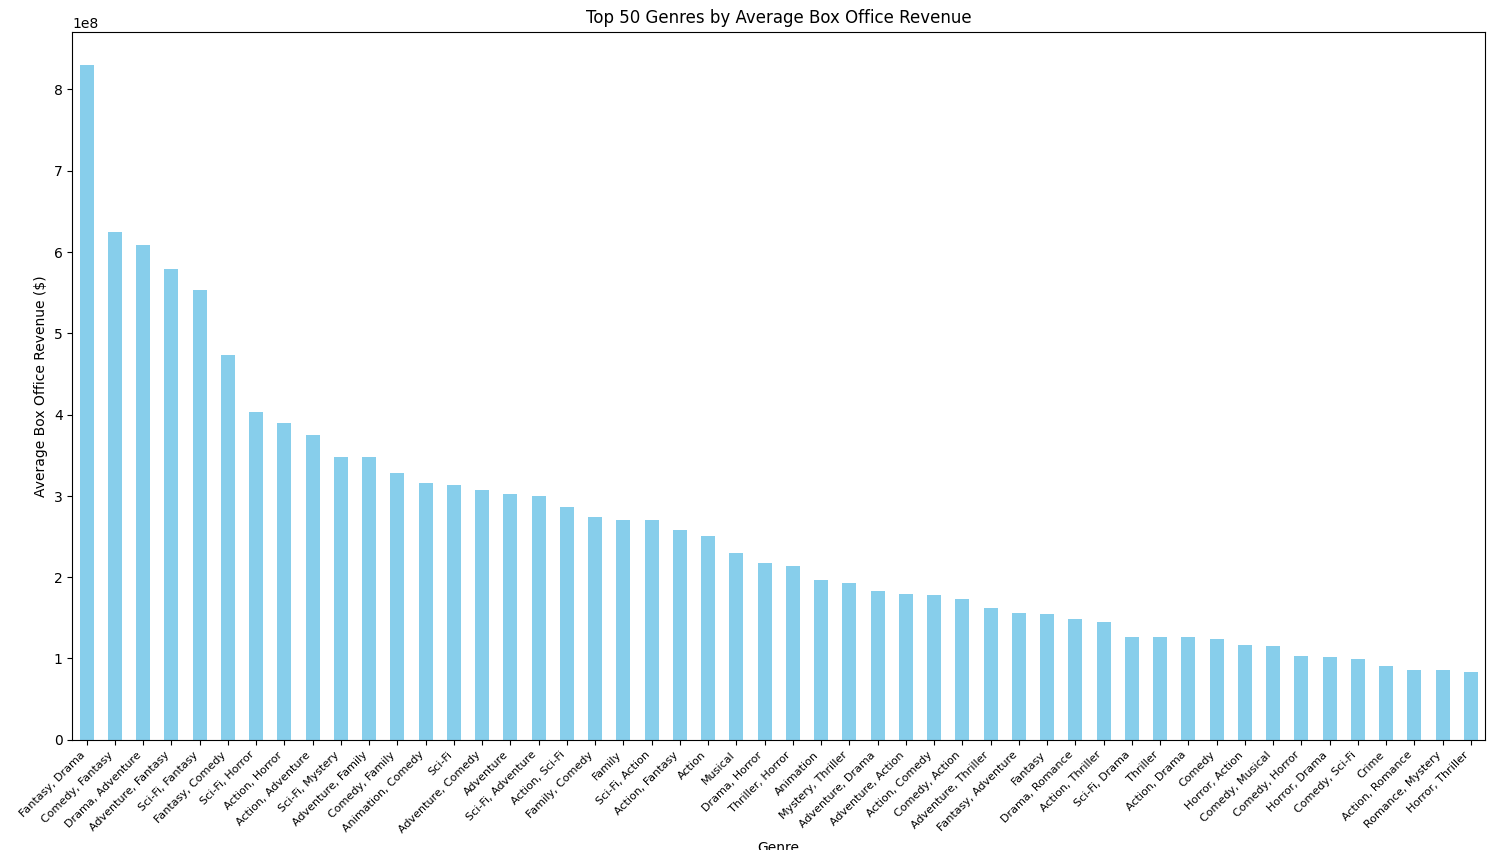

Here is the Python script that generated this plot:
import pandas as pd
import matplotlib.pyplot as plt

# Step 1: Load the Dataset
# Replace 'Movie Data Starter Project.xlsx' with the actual file path
df = pd.read_excel('Movie Data Starter Project.xlsx')

# Step 2: Combine Genre Columns (If Necessary)
# Handle missing values and combine genres into a single column for simplicity
df['All Genres'] = df[['Genre (1)', 'Genre (2)']].apply(lambda x: ', '.join(x.dropna()), axis=1)

# Step 3: Calculate Average Box Office Revenue by Genre
genre_revenue = df.groupby('All Genres')['Box Office Revenue ($)'].mean().sort_values(ascending=False)

# Step 4: Filter the Top 50 Genres
top_50_genres = genre_revenue.head(50)

# Step 5: Plot Average Revenue for Top 50 Genres
plt.figure(figsize=(15, 10))
top_50_genres.plot(kind='bar', color='skyblue', title='Top 50 Genres by Average Box Office Revenue')
plt.xlabel('Genre')
plt.ylabel('Average Box Office Revenue ($)')
plt.xticks(rotation=45, fontsize=8, ha='right')
plt.tight_layout()
plt.show()
